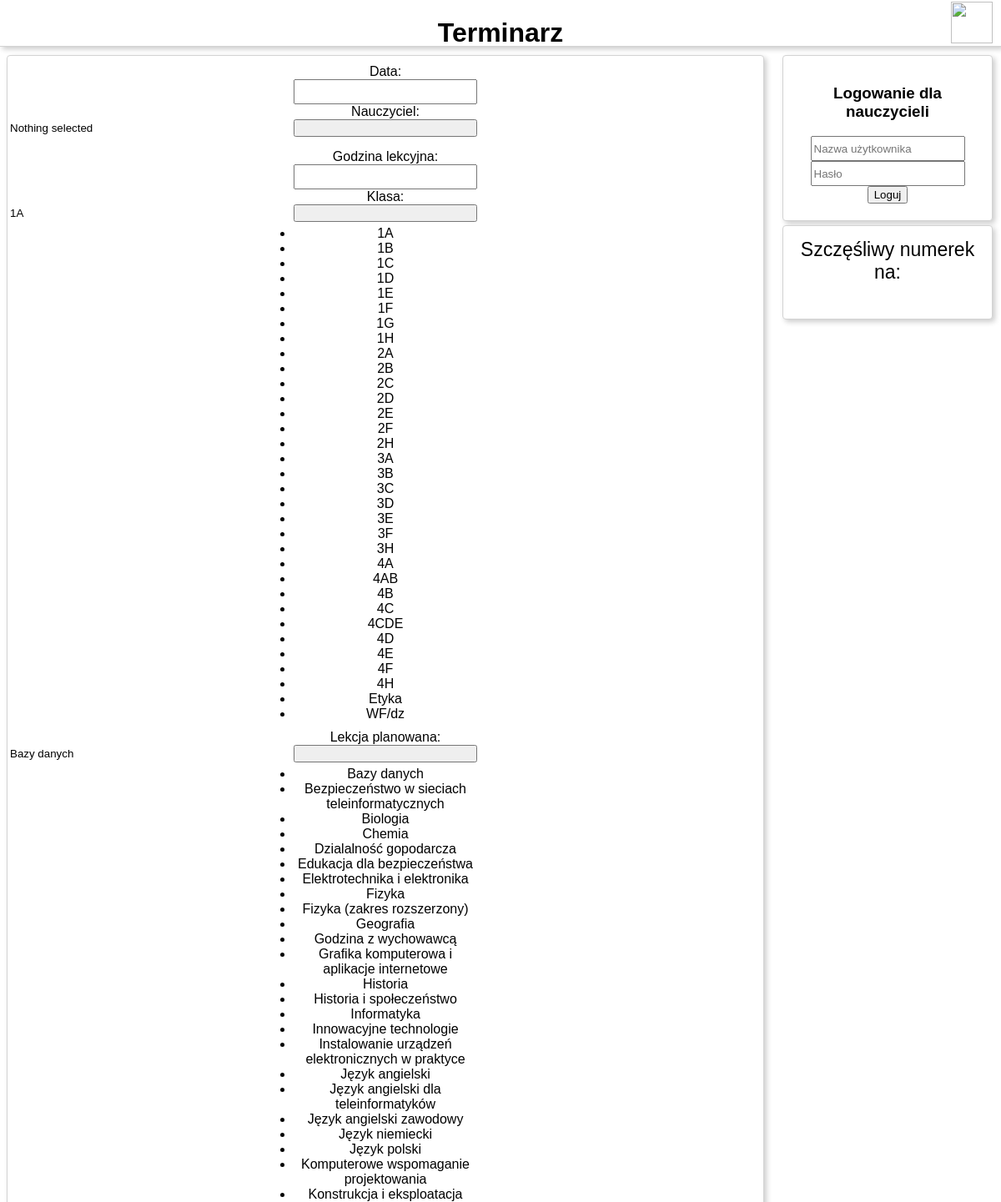
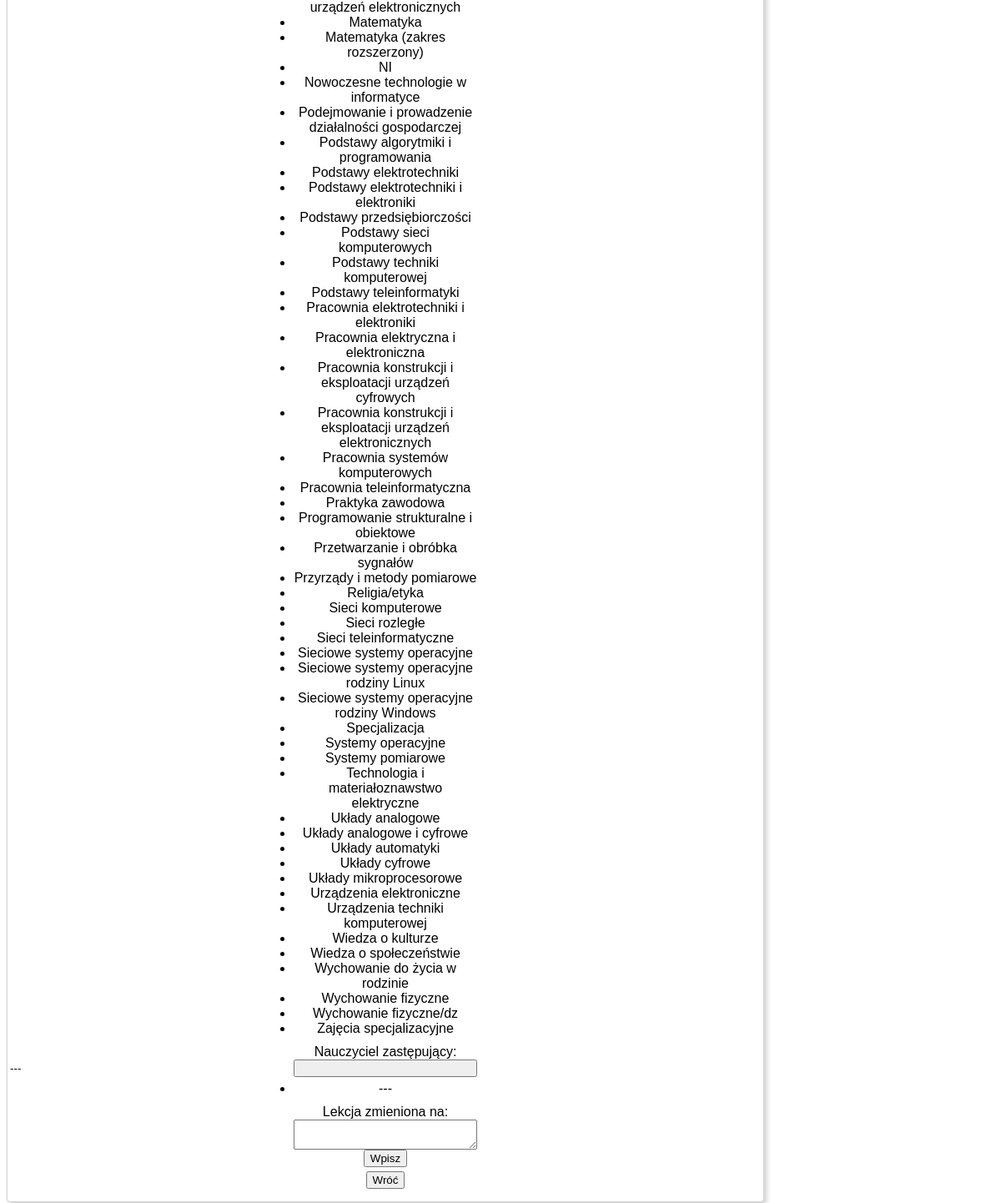
/nowezast.php, run on the app's committed database (2 pictures, top to bottom).
### tables this page shows
CREATE TABLE IF NOT EXISTS `term_klasy` (
  `id` int(11) NOT NULL auto_increment,
  `nazwa` varchar(11) NOT NULL,
  `laczona` int(2) NOT NULL default '0',
  `specjalna` int(2) NOT NULL default '0',
  PRIMARY KEY  (`id`)
);

### nowezast.php (the view, shortened to what this page needs)
<?php
	include("head.php");
	$date = time();
	$month = date('m', $date);
	$year = date('Y', $date);
	$przedmioty = array(
		'Religia/etyka',
		'Godzina z wychowawcą',
		'Język polski',
		'Język angielski',
		'Język niemiecki',
		'Wiedza o kulturze',
		'Historia',
		'Wiedza o społeczeństwie',
		'Podstawy przedsiębiorczości',
		'Geografia',
		'Biologia',
		'Chemia',
		'Fizyka',
		'Matematyka',
		'Informatyka',
		'Wychowanie fizyczne',
		'Edukacja dla bezpieczeństwa',
		'Wychowanie do życia w rodzinie',
		'Historia i społeczeństwo',
		'Matematyka (zakres rozszerzony)',
		'Fizyka (zakres rozszerzony)',
		'Podstawy techniki komputerowej',
		'Podstawy algorytmiki i programowania',
		'Język angielski zawodowy',
		'Podejmowanie i prowadzenie działalności gospodarczej',
		'Podstawy sieci komputerowych',
		'Urządzenia techniki komputerowej',
		'Systemy operacyjne',
		'Sieciowe systemy operacyjne rodziny Linux',
		'Sieciowe systemy operacyjne rodziny Windows',
		'Programowanie strukturalne i obiektowe',
		'Grafika komputerowa i aplikacje internetowe',
		'Bazy danych',
		'Nowoczesne technologie w informatyce',
		'Podstawy elektrotechniki',
		'Układy analogowe i cyfrowe',
		'Systemy pomiarowe',
		'Podstawy teleinformatyki',
		'Sieci teleinformatyczne',
		'Pracownia systemów komputerowych',
		'Pracownia elektryczna i elektroniczna',
		'Pracownia teleinformatyczna',
		'Sieci rozległe',
		'Bezpieczeństwo w sieciach teleinformatycznych',
		'Sieci komputerowe',
		'Sieciowe systemy operacyjne',
		'Komputerowe wspomaganie projektowania',
		'Podstawy elektrotechniki i elektroniki',
		'Przyrządy i metody pomiarowe',
		'Technologia i materiałoznawstwo elektryczne',
		'Układy analogowe',
		'Układy cyfrowe',
		'Konstrukcja i eksploatacja urządzeń elektronicznych',
		'Układy mikroprocesorowe',
		'Układy automatyki',
		'Dzialalność gopodarcza',
		'Instalowanie urządzeń elektronicznych w praktyce',
		'Pracownia elektrotechniki i elektroniki',
		'Pracownia konstrukcji i eksploatacji urządzeń elektronicznych',
		'Pracownia konstrukcji i eksploatacji urządzeń cyfrowych',
		'Innowacyjne technologie',
		'Praktyka zawodowa',
		'Przetwarzanie i obróbka sygnałów',
		'Specjalizacja',
		'Zajęcia specjalizacyjne',
		'Elektrotechnika i elektronika',
		'Język angielski dla teleinformatyków',
		'Urządzenia elektroniczne',
		'Wychowanie fizyczne/dz',
		'NI');
	sort($przedmioty);
?>
<div style="height: 65px; width: 100%;"></div>
<table id="site">
<tr>
<td style="border: 0; width: auto; padding-left: 30px;">
<div id="content">
	<div style="width: 250px; margin: 0 auto;">
	<form method="post">
	Data: <br /><input name="data" type="text" id="datepicker" style="width: 220px;"><br />
	Nauczyciel: <br />
	Godzina lekcyjna: <br /><input name="godzina" type="text" style="width: 220px;"><br />
	Klasa: <br /><select name="klasa" class="selectpicker">
	<?
	$classes = getClasses(true, 0);
	foreach($classes as $class)
	{
		echo '<option value="'.$class['id'].'">'.$class['nazwa'].'</option>';
	}
	?>
	</select>
	Lekcja planowana:<br />
	<select name="zawartosc" class="selectpicker">
		<? foreach($przedmioty as $przedmiot)
			echo '<option>'.$przedmiot.'</option>'; ?>
	</select>
	Nauczyciel zastępujący: <br /><select name="nauczycielna" class="selectpicker">
	<option value="0">---</option>
	</select>
	Lekcja zmieniona na:<br />
	<textarea name="zawartosc2" style="max-width: 350px; min-width: 220px;"></textarea>
	<button class="btn btn-large btn-default btn-block" type="submit">Wpisz</button>
	</form>
	<a href="zastepstwa.php">
	<?
	if($browser['name'] != 'Internet Explorer')
		echo '<button class="btn btn-large btn-default btn-block">';
	echo 'Wróć';
	if($browser['name'] != 'Internet Explorer')
		echo '</button>';
	echo '</a>';
	?>
	</div>
</div>
</td>
<td style="border: 0; width: 250px; padding-right: 10px;">
<?
	$mn = (isset($month)) ? '&month='.$month : '';
	$ro = (isset($year)) ? '&year='.$year : '';
	$kl = (isset($klasa)) ? '&klasa='.$klasa : '';
	$link = "index.php?month=".$mn."".$ro."".$kl;
	if(!$user) printLogin($link);
?>
<div class="form_login" style="margin-top: 5px;">
	<span style="font-size: 23px;">
	<?
		echo 'Szczęśliwy numerek na:<br /><br />';
	?>
	</span>
</div>
</td>
</tr>
</table>

### style.css (style rules this page uses)
body { font-weight: lighter; background: url('http://www4.zsl.gda.pl/themes/mjzsltheme/assets/img/ornament.jpg'); margin: 0; padding: 0; text-align: center; font-family: Calibri, Arial; }
a { outline: none; color: #000; text-decoration: none; }
#content { float: right; width: 100%; min-height: 500px; min-width: 700px; background: #FFF; border: 1px solid #D3D3D3; border-radius: 4px 4px 4px 4px; padding: 10px 10px 10px 10px; box-shadow: 3px 3px 6px rgba(0, 0, 0, .2); }
form { margin: 0; }
.form_login { width: 220px; background-color: #fff; border: 1px solid #D3D3D3; border-radius: 4px 4px 4px 4px; float: right; padding: 15px 15px 15px; margin-left: 20px; box-shadow: 3px 3px 6px rgba(0, 0, 0, .2); }
#site { border: 0px; width: 100%; padding-right: 30px; }
table, th, td { border: 1px #000 solid; border-collapse:collapse; text-align: center!important; vertical-align: top; }
td { width: 100px; }
input { height: 30px!important; min-width: 35px!important; }
button { margin-bottom: 5px!important; }

### data on the page
term_klasy: nazwa "1A"
term_klasy: nazwa "1B"
term_klasy: nazwa "1C"
term_klasy: nazwa "1D"
term_klasy: nazwa "1E"
term_klasy: nazwa "1F"
term_klasy: nazwa "1G"
term_klasy: nazwa "1H"
term_klasy: nazwa "2A"
term_klasy: nazwa "2B"
term_klasy: nazwa "2C"
term_klasy: nazwa "2D"
term_klasy: nazwa "2E"
term_klasy: nazwa "2F"
term_klasy: nazwa "2H"
term_klasy: nazwa "3A"
term_klasy: nazwa "3B"
term_klasy: nazwa "3C"
term_klasy: nazwa "3D"
term_klasy: nazwa "3E"
term_klasy: nazwa "3F"
term_klasy: nazwa "3H"
term_klasy: nazwa "4A"
term_klasy: nazwa "4AB"
term_klasy: nazwa "4B"
term_klasy: nazwa "4C"
term_klasy: nazwa "4CDE"
term_klasy: nazwa "4D"
term_klasy: nazwa "4E"
term_klasy: nazwa "4F"
term_klasy: nazwa "4H"
term_klasy: nazwa "Etyka"
term_klasy: nazwa "WF/dz"

### other printed values
$przedmiot "Bazy danych"
$przedmiot "Bezpieczeństwo w sieciach teleinformatycznych"
$przedmiot "Biologia"
$przedmiot "Chemia"
$przedmiot "Dzialalność gopodarcza"
$przedmiot "Edukacja dla bezpieczeństwa"
$przedmiot "Elektrotechnika i elektronika"
$przedmiot "Fizyka"
$przedmiot "Fizyka (zakres rozszerzony)"
$przedmiot "Geografia"
$przedmiot "Godzina z wychowawcą"
$przedmiot "Grafika komputerowa i aplikacje internetowe"
$przedmiot "Historia"
$przedmiot "Historia i społeczeństwo"
$przedmiot "Informatyka"
